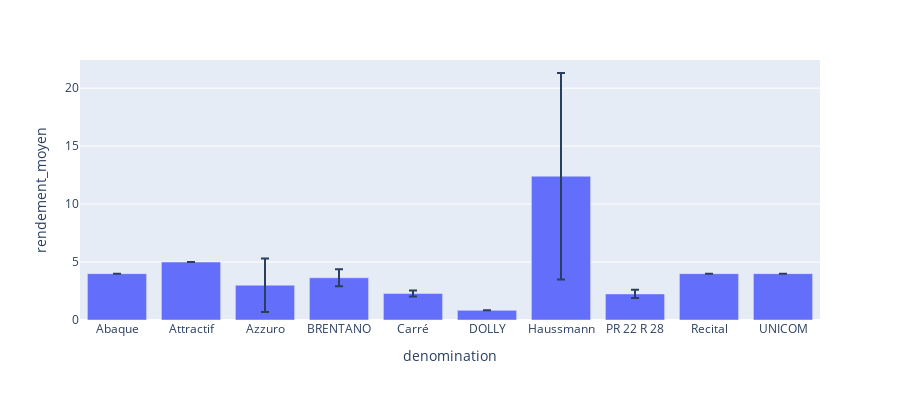

Notebook source saved alongside this figure:
### Markdown cell above
#### Sélection des données utiles à l'étude

### Code cell
import plotly.express as px

fig = px.bar(
                df_tonne_ms_ha_stats, 
                x = 'denomination',
                y = 'rendement_moyen',
                error_y = 'rendement_std',
                height=400
)
fig.show()

### Figure 1 — Plotly figure (JSON) as saved in the notebook; plotly's stock layout.template omitted (floating-point values rounded to 4 significant figures)
{"data": [{"alignmentgroup": "True", "error_y": {"array": [0, null, 2.312, 0.7261, 0.2568, null, 8.902, 0.3536, null, null]}, "hovertemplate": "denomination=%{x}<br>rendement_moyen=%{y}<extra></extra>", "legendgroup": "", "marker": {"color": "#636efa", "pattern": {"shape": ""}}, "name": "", "offsetgroup": "", "orientation": "v", "showlegend": false, "textposition": "auto", "type": "bar", "x": ["Abaque", "Attractif", "Azzuro", "BRENTANO", "Carré", "DOLLY", "Haussmann", "PR 22 R 28", "Recital", "UNICOM"], "xaxis": "x", "y": [4, 5.0, 3.002, 3.644, 2.286, 0.8333, 12.4, 2.25, 4, 4], "yaxis": "y"}], "layout": {"barmode": "relative", "height": 400, "legend": {"tracegroupgap": 0}, "margin": {"t": 60}, "xaxis": {"anchor": "y", "domain": [0, 1], "title": {"text": "denomination"}}, "yaxis": {"anchor": "x", "domain": [0, 1], "title": {"text": "rendement_moyen"}}}}
